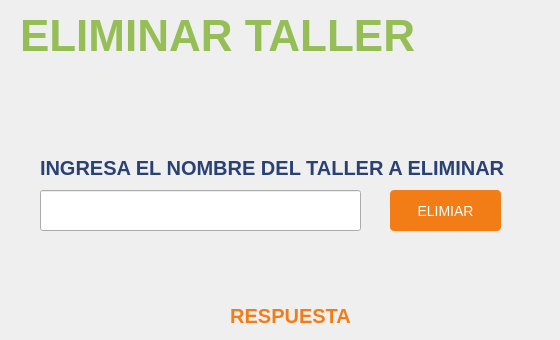
            <widget class="QWidget" name="page_eliminar">
             <widget class="QLabel" name="label_5">
              <property name="geometry">
               <rect>
                <x>20</x>
                <y>10</y>
                <width>531</width>
                <height>51</height>
               </rect>
              </property>
              <property name="styleSheet">
               <string notr="true">QLabel {
    font-size: 44px; /* Tamaño de la fuente */
    font-weight: bold; /* Negrita */
    color: ; /* Color del texto */
	color: rgb(149, 191, 86);
    text-align: center; /* Alineación del texto */
}
</string>
              </property>
              <property name="text">
               <string>ELIMINAR TALLER</string>
              </property>
             </widget>
             <widget class="QPushButton" name="btn_taller_eliminar">
              <property name="geometry">
               <rect>
                <x>390</x>
                <y>190</y>
                <width>111</width>
                <height>41</height>
               </rect>
              </property>
              <property name="styleSheet">
               <string notr="true">QPushButton{
    background-color: rgb(242, 125, 22); /* Color de fondo naranja */
    color: rgb(255, 255, 255); /* Color del texto blanco */
    border: none; /* Sin borde */
    border-radius: 4px; /* Borde redondeado */
    padding: 8px 16px; /* Espacio alrededor del texto */
    font-size: 14px; /* Tamaño de la fuente */
}

QPushButton:hover {
    background-color: rgb(212, 108, 15); /* Cambia el color de fondo al pasar el mouse */
}

QPushButton:pressed {
    background-color: rgb(182, 91, 8); /* Cambia el color de fondo al presionar el botón */
}
</string>
              </property>
              <property name="text">
               <string>ELIMIAR</string>
              </property>
             </widget>
             <widget class="QLineEdit" name="id_taller_eliminar">
              <property name="geometry">
               <rect>
                <x>40</x>
                <y>190</y>
                <width>321</width>
                <height>41</height>
               </rect>
              </property>
             </widget>
             <widget class="QLabel" name="lbl_respuesta">
              <property name="geometry">
               <rect>
                <x>50</x>
                <y>300</y>
                <width>481</width>
                <height>31</height>
               </rect>
              </property>
              <property name="styleSheet">
               <string notr="true">QLabel {
    font-size: 20px; /* Tamaño de la fuente */
    font-weight: bold; /* Negrita */
    color: #F27D16 ; /* Color del texto */
}
</string>
              </property>
              <property name="text">
               <string>RESPUESTA</string>
              </property>
              <property name="alignment">
               <set>Qt::AlignCenter</set>
              </property>
             </widget>
             <widget class="QLabel" name="label_10">
              <property name="geometry">
               <rect>
                <x>40</x>
                <y>160</y>
                <width>501</width>
                <height>16</height>
               </rect>
              </property>
              <property name="styleSheet">
               <string notr="true">QLabel {
    font-size: 20px; /* Tamaño de la fuente */
    font-weight: bold; /* Negrita */
    color: #294273 ; /* Color del texto */
}
</string>
              </property>
              <property name="text">
               <string>INGRESA EL NOMBRE DEL TALLER A ELIMINAR</string>
              </property>
             </widget>
            </widget>
